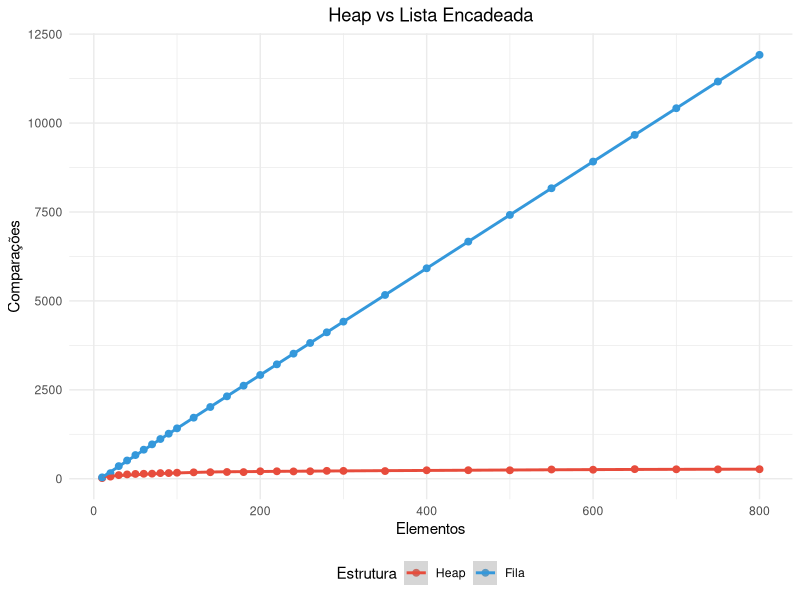
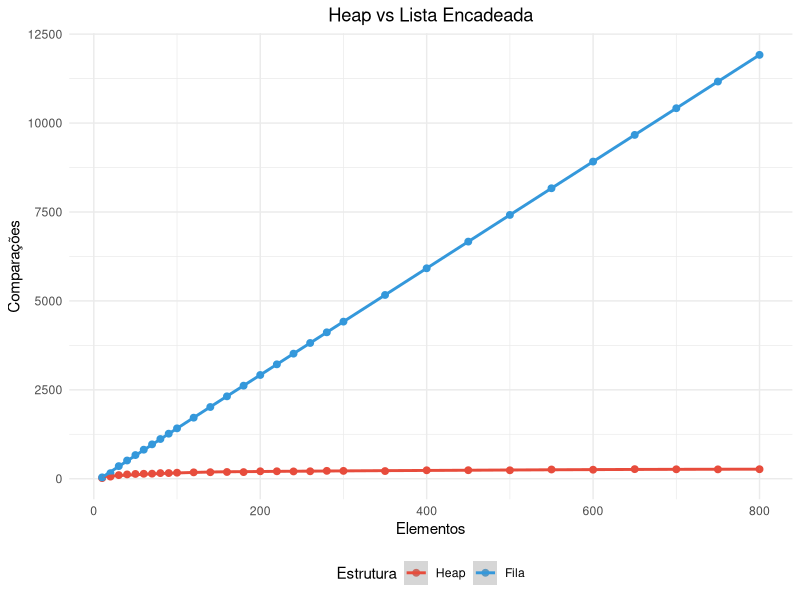

Write the R code that produced these figures, in order.
# Script R para comparação de estruturas
library(ggplot2)
library(reshape2)

tamanhos <- c(10, 20, 30, 40, 50, 60, 70, 80, 90, 100, 120, 140, 160, 180, 200, 220, 240, 260, 280, 300, 350, 400, 450, 500, 550, 600, 650, 700, 750, 800)

heap_comp <- c(18, 60, 102, 122, 135, 140, 143, 159, 160, 170, 180, 184, 190, 187, 210, 210, 206, 210, 222, 221, 216, 238, 240, 238, 260, 254, 270, 266, 264, 268)

fila_comp <- c(39, 157, 355, 513, 666, 817, 967, 1117, 1267, 1417, 1717, 2017, 2317, 2617, 2917, 3217, 3517, 3817, 4117, 4417, 5167, 5917, 6667, 7417, 8167, 8917, 9667, 10417, 11167, 11917)

dados <- data.frame(Tamanho = tamanhos, Heap = heap_comp, Fila = fila_comp)
dados_long <- melt(dados, id.vars = "Tamanho", 
                   variable.name = "Estrutura", 
                   value.name = "Comparacoes")

ggplot(dados_long, aes(x = Tamanho, y = Comparacoes, color = Estrutura)) +
  geom_point(size = 2) +
  geom_smooth(method = "loess", se = TRUE) +
  labs(title = "Heap vs Lista Encadeada",
       x = "Elementos", y = "Comparações", color = "Estrutura") +
  theme_minimal() +
  theme(legend.position = "bottom", plot.title = element_text(hjust = 0.5)) +
  scale_color_manual(values = c("Heap" = "#E74C3C", "Fila" = "#3498DB"))

ggsave("comparacao_estruturas.png", width = 10, height = 6, dpi = 300)
